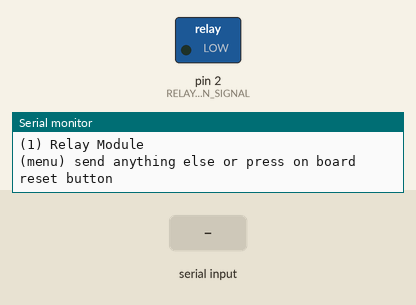
Bench run of a sketch on a simulated Arduino Uno, built with avr-gcc and run on an emulated ATmega328P. Parts: switched loads named in the sketch (green lamp = pin HIGH), the last lines printed to the serial monitor. Dashed ring = blinking. Inputs (shaded band) come from the test bench.

Above: at 0.9 s.
1.0 s: "1" received over Serial
At 1.4 s:
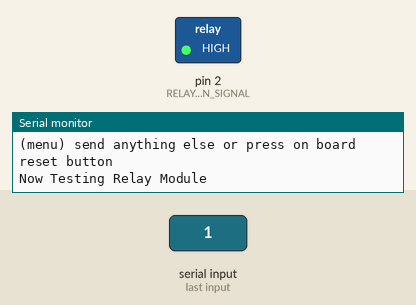
Timing chart, 0 to 8.0 s (numbered marks = the images above; inputs shaded):
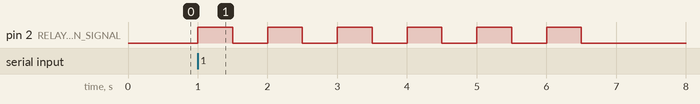

Measured:
- after the input at 1.0 s, pin 2 (RELAYMODULE_PIN_SIGNAL): alternates HIGH for 0.50 s and LOW for 0.50 s, 12 changes in all, then stays LOW, starting at once

The sketch:

Firmware.ino
```cpp
// Include Libraries
#include "Arduino.h"
#include "Relay.h"


// Pin Definitions
#define RELAYMODULE_PIN_SIGNAL	2


// Global variables and defines

// object initialization
Relay relayModule(RELAYMODULE_PIN_SIGNAL);


// define vars for testing menu
const int timeout = 5000;       //define timeout of 5 sec
char menuOption = 0;
long time0;

// Setup the essentials for your circuit to work. It runs first every time your circuit is powered with electricity.
void setup()
{
    // Setup Serial which is useful for debugging
    // Use the Serial Monitor to view printed messages
    Serial.begin(9600);
    while (!Serial) ; // wait for serial port to connect. Needed for native USB
    Serial.println("start");


    menuOption = menu();

}

// Main logic of your circuit. It defines the interaction between the components you selected. After setup, it runs over and over again, in an eternal loop.
void loop()
{


    if(menuOption == '1') {
    // Relay Module - Test Code
    // The relay will turn on and off for 500ms (0.5 sec)
    relayModule.on();       // 1. turns on
    delay(500);             // 2. waits 500 milliseconds (0.5 sec). Change the value in the brackets (500) for a longer or shorter delay in milliseconds.
    relayModule.off();      // 3. turns off.
    delay(500);             // 4. waits 500 milliseconds (0.5 sec). Change the value in the brackets (500) for a longer or shorter delay in milliseconds.
    }

    if (millis() - time0 > timeout)
    {
        menuOption = menu();
    }

}


// Menu function for selecting the components to be tested
// Follow serial monitor for instrcutions
char menu()
{

    Serial.println(F("\nWhich component would you like to test?"));
    Serial.println(F("(1) Relay Module"));
    Serial.println(F("(menu) send anything else or press on board reset button\n"));
    while (!Serial.available());

    // Read data from serial monitor if received
    while (Serial.available())
    {
        char c = Serial.read();
        if (isAlphaNumeric(c))
        {

            if(c == '1')
    			Serial.println(F("Now Testing Relay Module"));
            else
            {
                Serial.println(F("illegal input!"));
                return 0;
            }
            time0 = millis();
            return c;
        }
    }
}

/*******************************************************

*    Circuito.io is an automatic generator of schematics and code for off
*    the shelf hardware combinations.

*    Copyright (C) 2016 Roboplan Technologies Ltd.

*    This program is free software: you can redistribute it and/or modify
*    it under the terms of the GNU General Public License as published by
*    the Free Software Foundation, either version 3 of the License, or
*    (at your option) any later version.

*    This program is distributed in the hope that it will be useful,
*    but WITHOUT ANY WARRANTY; without even the implied warranty of
*    MERCHANTABILITY or FITNESS FOR A PARTICULAR PURPOSE.  See the
*    GNU General Public License for more details.

*    You should have received a copy of the GNU General Public License
*    along with this program.  If not, see <http://www.gnu.org/licenses/>.

*    In addition, and without limitation, to the disclaimers of warranties
*    stated above and in the GNU General Public License version 3 (or any
*    later version), Roboplan Technologies Ltd. ("Roboplan") offers this
*    program subject to the following warranty disclaimers and by using
*    this program you acknowledge and agree to the following:
*    THIS PROGRAM IS PROVIDED ON AN "AS IS" AND "AS AVAILABLE" BASIS, AND
*    WITHOUT WARRANTIES OF ANY KIND EITHER EXPRESS OR IMPLIED.  ROBOPLAN
*    HEREBY DISCLAIMS ALL WARRANTIES, EXPRESS OR IMPLIED, INCLUDING BUT
*    NOT LIMITED TO IMPLIED WARRANTIES OF MERCHANTABILITY, TITLE, FITNESS
*    FOR A PARTICULAR PURPOSE, NON-INFRINGEMENT, AND THOSE ARISING BY
*    STATUTE OR FROM A COURSE OF DEALING OR USAGE OF TRADE.
*    YOUR RELIANCE ON, OR USE OF THIS PROGRAM IS AT YOUR SOLE RISK.
*    ROBOPLAN DOES NOT GUARANTEE THAT THE PROGRAM WILL BE FREE OF, OR NOT
*    SUSCEPTIBLE TO, BUGS, SECURITY BREACHES, OR VIRUSES. ROBOPLAN DOES
*    NOT WARRANT THAT YOUR USE OF THE PROGRAM, INCLUDING PURSUANT TO
*    SCHEMATICS, INSTRUCTIONS OR RECOMMENDATIONS OF ROBOPLAN, WILL BE SAFE
*    FOR PERSONAL USE OR FOR PRODUCTION OR COMMERCIAL USE, WILL NOT
*    VIOLATE ANY THIRD PARTY RIGHTS, WILL PROVIDE THE INTENDED OR DESIRED
*    RESULTS, OR OPERATE AS YOU INTENDED OR AS MAY BE INDICATED BY ROBOPLAN.
*    YOU HEREBY WAIVE, AGREE NOT TO ASSERT AGAINST, AND RELEASE ROBOPLAN,
*    ITS LICENSORS AND AFFILIATES FROM, ANY CLAIMS IN CONNECTION WITH ANY OF
*    THE ABOVE.
********************************************************/
```

Relay.cpp
```cpp
#include "Relay.h"

Relay::Relay(const int pin) : Switchable(pin)
{

}
```

Relay.h
```cpp
/** \addtogroup RelayModule
 *  @{
 */

#ifndef RELAY_H
#define RELAY_H

#include "Switchable.h"

//solenoid driver class:
class Relay : public Switchable {
    public:
        Relay(const int pin);
};

#endif //RELAY_H

 /** @}*/
```

Switchable.cpp
```cpp
#include "Switchable.h"
#include <Arduino.h>

Switchable::Switchable(const int pin) : m_pin(pin)
{
    // Set pin as output
    pinMode(m_pin, OUTPUT);
    // Start state if off
	off();
}

//turn on:
void Switchable::on()
{
	digitalWrite(m_pin, 1); //high
	m_state = true;
}

//turn off:
void Switchable::off()
{
	digitalWrite(m_pin, 0); //low
	m_state = false;
}

void Switchable::toggle()
{
	digitalWrite(m_pin, !m_state); //low
	m_state = !m_state;
}

// dim pin
void Switchable::dim(int dimVal)
{
    analogWrite(m_pin, dimVal);
}

bool Switchable::getState()
{
    return m_state;
}

void Switchable::setState(bool state)
{
    digitalWrite(m_pin, state);
    m_state = state;
}
```

Switchable.h
```cpp
#ifndef _SWITCHABLE_H_
#define _SWITCHABLE_H_

//Base class for output that can be switched on/off via single digital pin:
class Switchable
{
	public:

		// Consturcutor accepts pin number for output
	    Switchable(const int pin);

		// Turn pin on
		void on();

	    // Turn pin off
		void off();

		// Toggle pin
		void toggle();

		// dim pin
		void dim(int dimVal);

		// Get current state
		bool getState();

		// Set state with bool variable
		void setState(bool state);

	private:

		const int m_pin; 	//output pin
		bool m_state;		//current state
};

#endif // _SWITCHABLE_H_
 
```
